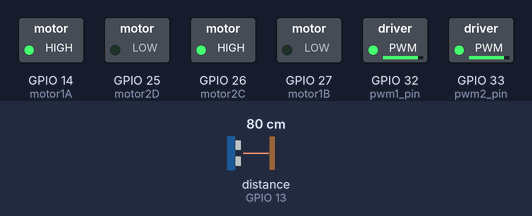
Bench run of a program on a simulated ESP32 board running MicroPython. Parts: switched loads named in the program (green lamp = pin HIGH). Inputs (shaded band) come from the test bench; at power-on: distance to the obstacle (sensor on GPIO 13) 80 cm. The echo pulse lasts 58.3 µs per cm; pins used as bus, display or sensor lines are not drawn.

Above: at 1.2 s.
1.3 s: distance to the obstacle (sensor on GPIO 13) set to 12 cm
2.8 s: distance to the obstacle (sensor on GPIO 13) set to 9 cm
At 4.8 s:
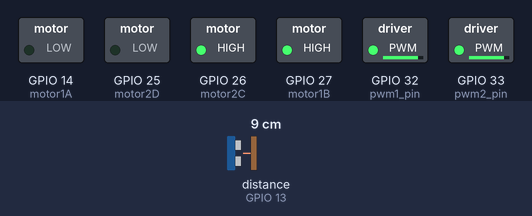
5.3 s: distance to the obstacle (sensor on GPIO 13) set to 18 cm
At 6.4 s:
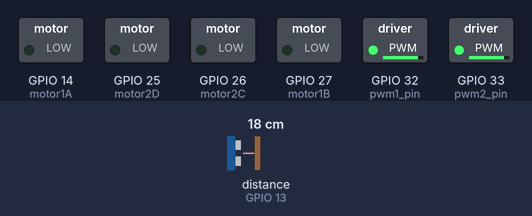
8.3 s: distance to the obstacle (sensor on GPIO 13) set to 2 cm
At 13.7 s:
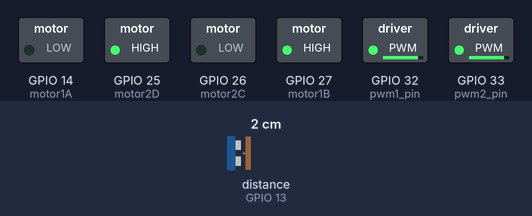
Timing chart, 0 to 14.8 s (numbered marks = the images above; inputs shaded):
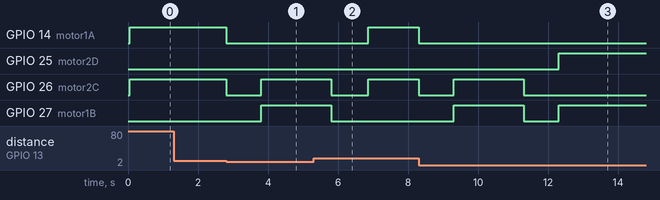

Measured:
- the behaviour switches between 11 and 10 cm on distance to the obstacle (sensor on GPIO 13) (found by bisection; images 0 and 1)
- after the input at 1.3 s, every drawn part: stays the same
- after the input at 2.8 s, GPIO 14 (motor1A): HIGH → LOW at once; GPIO 26 (motor2C): HIGH → LOW at once, → HIGH 1.0 s later; GPIO 27 (motor1B): LOW → HIGH after 1.0 s
- after the input at 5.3 s, GPIO 14 (motor1A): LOW → HIGH after 1.6 s; GPIO 25 (motor2D): stays LOW (without the input it goes to HIGH after 1.5 s); GPIO 27 (motor1B): goes on until 5.8 s, then stays LOW
- after the input at 8.3 s, GPIO 14 (motor1A): HIGH → LOW at once; GPIO 25 (motor2D): LOW → HIGH after 4.0 s; GPIO 26 (motor2C): HIGH → LOW at once, → HIGH 1.0 s later, → LOW 2.0 s later; GPIO 27 (motor1B): LOW → HIGH after 1.0 s, → LOW 2.0 s later, → HIGH 1.0 s later

The program:

main.py
```python
from machine import Pin, PWM
import time
from time import sleep

pwm1_pin = Pin(32, Pin.OUT)
pwm2_pin = Pin(33, Pin.OUT)
pwm1 = PWM(pwm1_pin)
pwm2 = PWM(pwm2_pin)
pwm1.freq(1000)
pwm2.freq(1000)
pwm1.duty(896)
pwm2.duty(896)

Motor1A = 14
Motor1B = 27
Motor2C = 26
Motor2D = 25

motor1A = Pin(Motor1A, Pin.OUT)
motor2C = Pin(Motor2C, Pin.OUT)
motor1B = Pin(Motor1B, Pin.OUT)
motor2D = Pin(Motor2D, Pin.OUT)

def adelante():
    motor1A.value(1)
    motor2C.value(1)

def parar():
    motor1A.value(0)
    motor2C.value(0)
    motor1B.value(0)
    motor2D.value(0)

def derecha():
    motor2C.value(1)
    motor1B.value(1)

def izquierda():
    motor1A.value(1)
    motor2D.value(1)

def atras():
    motor1B.value(1)
    motor2D.value(1)

trigger = Pin(12, Pin.OUT)
echo = Pin(13, Pin.IN)

def get_distance():
    # Generar pulso de disparo
    trigger.off()
    time.sleep_us(2)
    trigger.on()
    time.sleep_us(5)
    trigger.off()
    while echo.value() == 0:
        pulse_start = time.ticks_us()
    while echo.value() == 1:
        pulse_end = time.ticks_us()

    duration = pulse_end - pulse_start
    distance = (duration * 0.034) / 2
    return distance

while True:
    try:
        time.sleep(0.05)
        distance = get_distance()

        if distance < 10:
            parar()
            sleep(1)
            derecha()
            sleep(2)
            parar()
            sleep(1)
            distance = get_distance()
            if distance < 10:
                atras()
                sleep(3)
                parar()
        else:
            adelante()
    except KeyboardInterrupt:
        print("Programa detenido por el usuario")
        break
pwm1.deinit()
pwm2.deinit()
```
